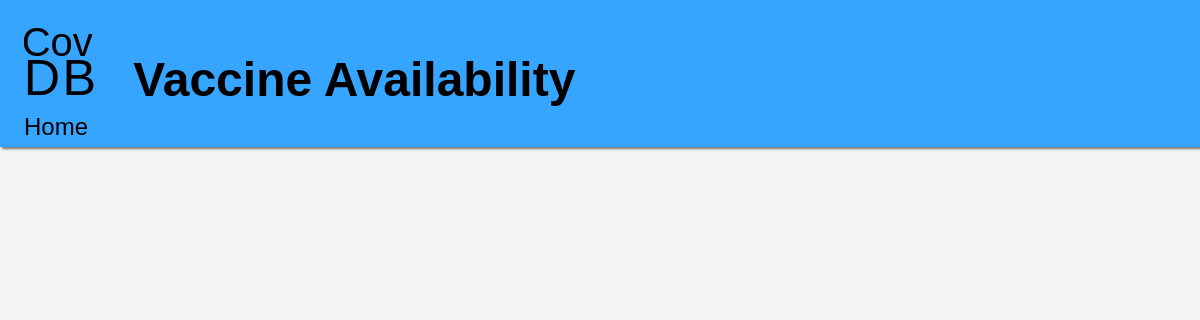
/public/availability.php, run on an earlier commit of the app's database.
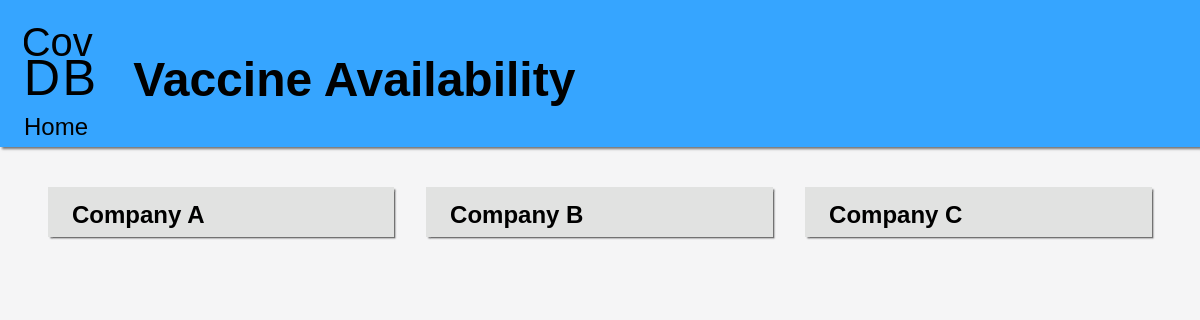
And on a later commit of the database.
### tables this page shows
CREATE TABLE Company (
    name        VARCHAR(32) PRIMARY KEY,
    street      VARCHAR(33) NOT NULL,
    city        VARCHAR(32) NOT NULL,
    province    ENUM('AB', 'BC', 'MB', 'NB', 'NL', 'NS', 'NT', 'NU', 'ON', 'PE', 'QC', 'SK', 'YT') NOT NULL,
    postalCode  CHAR(6)     NOT NULL  
);

### backend/vaccines.php (called while the page is built, shortened)
<?php
include_once($_SERVER["DOCUMENT_ROOT"] . "/_include.php");
include_once(MODELS_DIR."Company.php");
function getCompanies() {
    global $conn;
    $stmt = $conn->prepare("SELECT * FROM Company");
    $stmt->execute();
    $out = [];
    while($row = $stmt->fetch(PDO::FETCH_ASSOC)){
        $out[] = Company::fromAssoc($row);
    }
    return $out;
}

### models/Company.php (called while the page is built, shortened)
<?php
class Company {
	public function __construct($name, $street, $city, $province, $postalCode, ) {
		$this->name = $name;
	}
	public static function fromAssoc($assoc) {
		return new Company(
			$assoc["name"],
			$assoc["street"],
			$assoc["city"],
			$assoc["province"],
			$assoc["postalCode"],
		);
	}
}

### public/availability.php (the view, shortened to what this page needs)
<!DOCTYPE html>
<html>
<?php
    include_once($_SERVER["DOCUMENT_ROOT"]."/_include.php");
    include_once(BACKEND_DIR."vaccines.php");
?>
<head>
</head>
<body>
    <section class="panelgrid">
        <?php
            foreach(getCompanies() as $c){
                if(isset($_GET["vax"]) && $_GET["vax"]==$c->name){
                    echo '<a class="panel clickable" href="?vax='.urlencode($c->name).'" style="background-color:var(--colour-secondary);color:var(--colour-on-secondary)"><h2>'.$c->name.'</h2></a>';
                } else {
                    echo '<a class="panel clickable" href="?vax='.urlencode($c->name).'"><h2>'.$c->name.'</h2></a>';
                }
            }
        ?>
    </section>
</body>
</html>

What changed in the data, as far as the page shows it:
added company: name "Company A"
added company: name "Company B"
added company: name "Company C"
